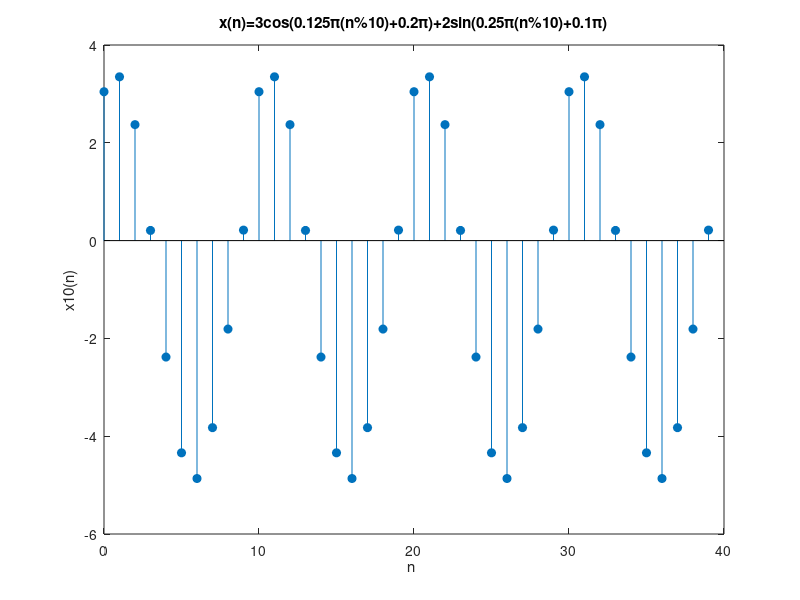

Reproduce this figure in MATLAB.
%?c)??X(n)????10??????X_10 (n)=X(n+10),??????
n=0:39;
x=3*cos(0.125*pi*rem(n,10)+0.2*pi)+2*sin(0.25*pi*rem(n,10)+0.1*pi);
stem(n,x, 'fill'); 
title('x(n)=3cos(0.125\pi(n%10)+0.2\pi)+2sin(0.25\pi(n%10)+0.1\pi)');
xlabel ('n ');
ylabel('x10(n)');